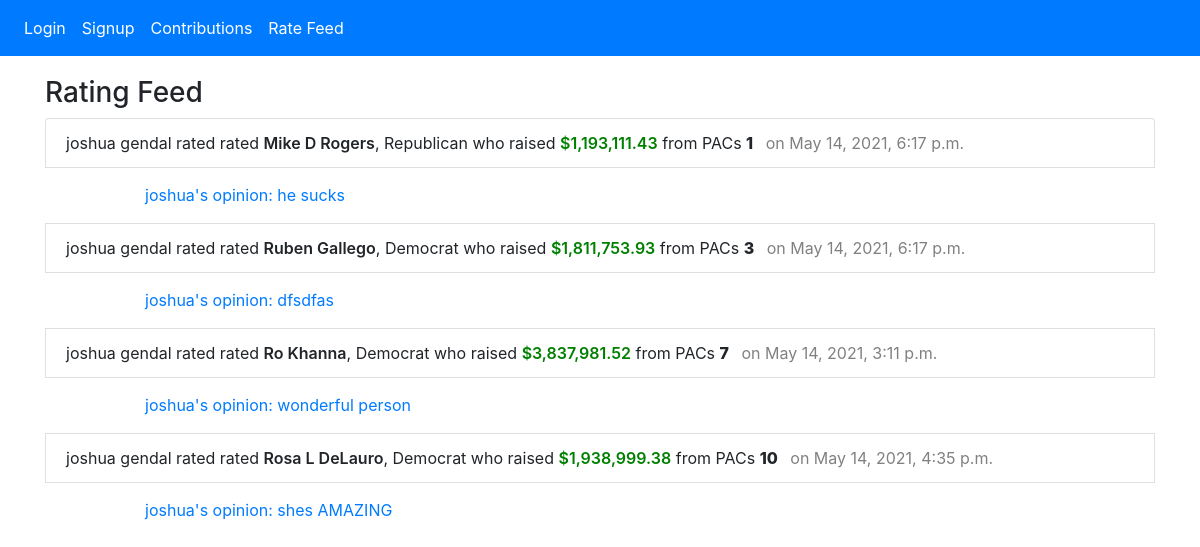
Page /rate-feed on the earlier database version.
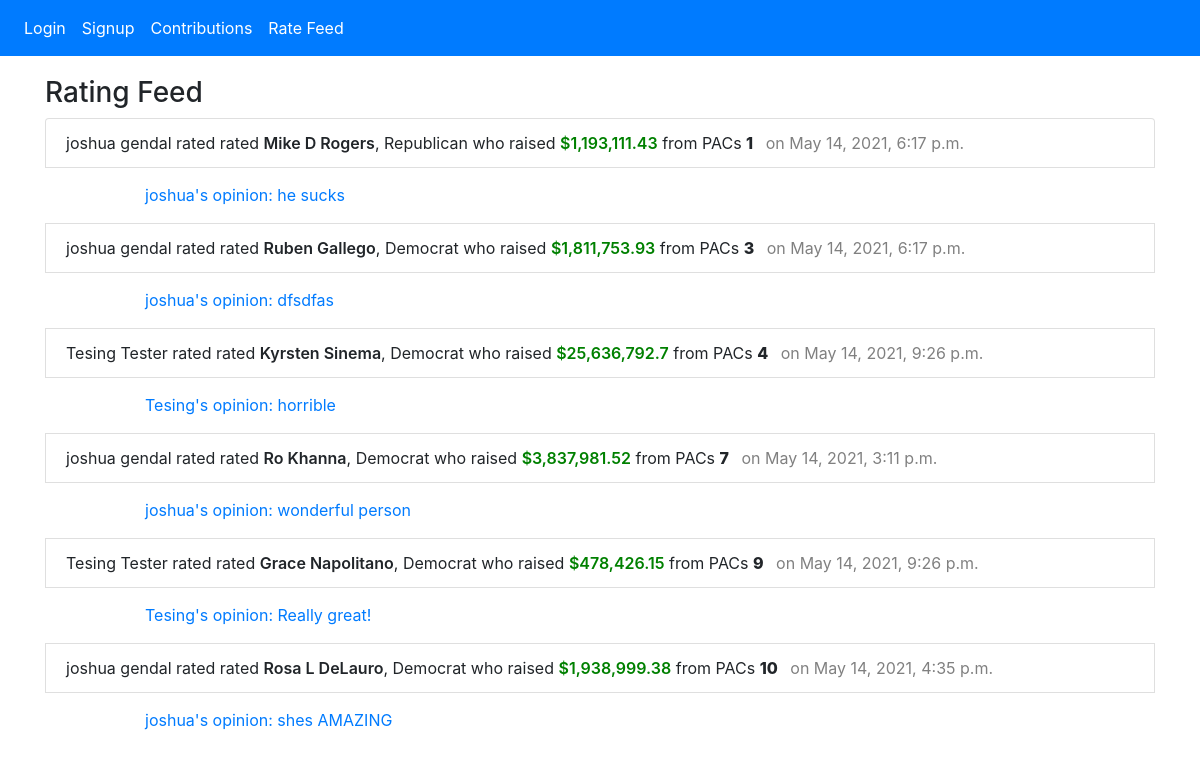
Same page on the later database version.
### congress_app/models.py (models this page shows, shortened)
class Rating(models.Model):
  rating = models.IntegerField()
  user = models.ForeignKey(User, related_name="ratings", on_delete=models.CASCADE)
  member = models.OneToOneField(MemberOfCongress, on_delete=models.CASCADE, primary_key=True)
  created_at = DateTimeField(auto_now_add=True, null=True)
  updated_at = DateTimeField(auto_now=True, null=True)
  objects = RatingManager()

class User(models.Model):
  first_name = models.CharField(max_length=45)
  last_name = models.CharField(max_length=45)
  email = models.EmailField(unique=True)
  password = models.CharField(max_length=255)
  created_at = DateTimeField(auto_now_add=True, null=True)
  updated_at = DateTimeField(auto_now=True, null=True)
  objects = UserManager()

class MemberOfCongress(models.Model):
  first_name = models.CharField(max_length=45)
  last_name = models.CharField(max_length=45)
  cid = models.CharField(max_length=50)
  state = models.CharField(max_length=10)
  party = models.CharField(max_length=10)
  chamber = models.CharField(max_length=5)
  first_elected = models.IntegerField()
  total_contributions = models.FloatField()

class Opinion(models.Model):
  text = models.TextField()
  user = models.ForeignKey(User, related_name="opinions", on_delete=models.CASCADE)
  member = models.OneToOneField(MemberOfCongress, on_delete=models.CASCADE, primary_key=True)
  created_at = DateTimeField(auto_now_add=True, null=True)
  updated_at = DateTimeField(auto_now=True, null=True)

### congress_app/views.py (the view)
# urls.py: path('rate-feed', views.rate_feed),
def rate_feed(request):
  all_ratings = Rating.objects.all()
  all_opinions = Opinion.objects.all()
  context = {
    'all_ratings': all_ratings,
    'all_opinions': all_opinions
  }
  return render(request, 'rate_feed.html', context)

### congress_app/templates/rate_feed.html (shortened to what this page needs)
<!DOCTYPE html>
<html lang="en">
  {% include "partials/header.html" %}
  </head>
  <body>
    {% include "partials/navbar.html" %}
    <div class="container">
      <div class="row">
        <div class="col-12">
          <h3>Rating Feed</h3>
          <ul class="list-group lg-margin-top ">
            {% for rating in all_ratings %}
              <li class="list-group-item">
                {% if 'user_id' in request.session %}
                  {% if request.session.user_id == rating.user.id %}
                    You
                  {% else %}
                    {{ rating.user.first_name }} {{ rating.user.last_name }}
                  {% endif %}
                {% else %}
                  {{ rating.user.first_name }} {{ rating.user.last_name }} rated
                {% endif %}
                rated <span class="member-text">{{ rating.member.first_name }} {{ rating.member.last_name }}</span>,
                {{ rating.member.party }}
                {% load humanize %}
                who raised <span class="green">${{ rating.member.total_contributions|intcomma }}</span>
                from PACs <span class="rating-text">{{ rating.rating }}</span>
                <span class="updated-time-text">on {{ rating.updated_at }}</span>
              </li>
              {% for opinion in all_opinions %}
                {% if rating.member.cid == opinion.member.cid %}
                  {% if 'user_id' in request.session %}
                    {% if opinion.user.id == request.session.user_id %}
                      <p class="opinion-text">Your opinion: {{ opinion.text }}</p>
                    {% else %}
                      <p class="opinion-text">{{ rating.user.first_name }}'s opinion: {{ opinion.text }}</p>
                    {% endif %}
                  {% else %}
                  <p class="opinion-text">{{ rating.user.first_name }}'s opinion: {{ opinion.text }}</p>
                  {% endif %}
                {% endif %}
              {% endfor %}
            {% endfor %}
          </ul>
        </div>
      </div>
    </div>
  </body>

### congress_app/templates/partials/header.html (shortened to what this page needs)
<head>
  <link
    rel="stylesheet"
    href="https://cdn.jsdelivr.net/npm/bootstrap@4.6.0/dist/css/bootstrap.min.css"
  />
  {% load static %}
  <link rel="stylesheet" href="{% static 'style.css' %}" />
</head>

### congress_app/templates/partials/navbar.html (shortened to what this page needs)
<nav class="navbar navbar-expand-lg navbar-dark bg-primary">
  <div class="collapse navbar-collapse" id="navbarNav">
    <ul class="navbar-nav">
      <li class="nav-item">
        <a class="nav-link" href="/login">Login</a>
      </li>
      <li class="nav-item">
        <a class="nav-link" href="/register">Signup</a>
      </li>
      <li class="nav-item">
        <a class="nav-link" href="/">Contributions</a>
      </li>
      <li class="nav-item">
        <a class="nav-link" href="/rate-feed">Rate Feed</a>
      </li>
    </ul>
  </div>
</nav>

### congress_app/static/style.css (style rules this page uses)
.container { margin-top: 20px; }
.opinion-text { padding-left: 100px; padding-top: 15px; color: #007bff; }
.updated-time-text { color: grey; margin-left: 8px; }
.navbar-dark .navbar-nav .nav-link { color: white; }
ul { list-style-type: none; }
.green { color: green; font-weight: 600; }
.rating-text { font-weight: 800; }
.member-text { font-weight: 600; }

Differences in the rows shown:
added Rating: user.first_name "Tesing", user.last_name "Tester", member.first_name "Kyrsten", member.last_name "Sinema", member.party "Democrat", member.total_contributions "25,636,792.7", rating "4", updated_at "May 14, 2021, 9:26 p.m."
added Opinion: text "horrible", shown under "Tesing"
added Rating: user.first_name "Tesing", user.last_name "Tester", member.first_name "Grace", member.last_name "Napolitano", member.party "Democrat", member.total_contributions "478,426.15", rating "9", updated_at "May 14, 2021, 9:26 p.m."
added Opinion: text "Really great!", shown under "Tesing"
